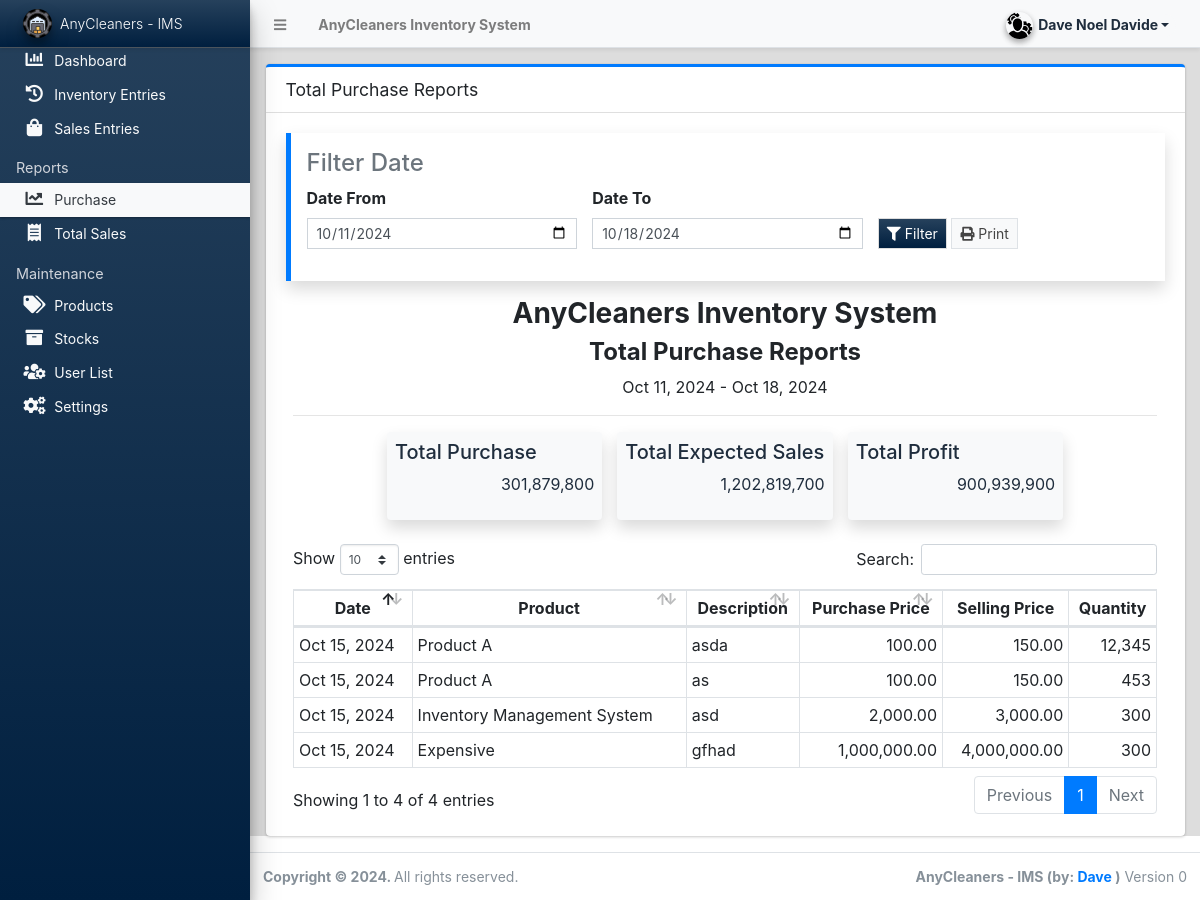
Screenshot of /admin/?page=reports/purchases (signed in) with the database file from the repository.
### tables this page shows
CREATE TABLE `inventory_entries` (
  `id` int(30) NOT NULL,
  `product_id` int(30) NOT NULL,
  `entry_code` varchar(100) DEFAULT NULL,
  `entry_date` date NOT NULL,
  `description` text DEFAULT NULL,
  `user_id` int(30) DEFAULT NULL,
  `date_created` datetime DEFAULT current_timestamp(),
  `date_updated` datetime DEFAULT current_timestamp() ON UPDATE current_timestamp(),
  `quantity` int(11) NOT NULL DEFAULT 0
);

CREATE TABLE `products` (
  `id` int(30) NOT NULL,
  `name` text NOT NULL,
  `description` text DEFAULT NULL,
  `delete_flag` tinyint(1) DEFAULT 0,
  `date_created` datetime DEFAULT current_timestamp(),
  `date_updated` datetime DEFAULT current_timestamp() ON UPDATE current_timestamp(),
  `purchase_price` decimal(10,2) NOT NULL DEFAULT 0.00,
  `selling_price` decimal(10,2) NOT NULL DEFAULT 0.00
);

### classes/DBConnection.php (called while the page is built, shortened)
<?php
class DBConnection{
    private $host = DB_SERVER;
    private $username = DB_USERNAME;
    private $password = DB_PASSWORD;
    private $database = DB_NAME;
    public $conn;
    public function __construct(){
        if (!isset($this->conn)) {
            $this->conn = new mysqli($this->host, $this->username, $this->password, $this->database);
        }
    }
}
?>

### classes/SystemSettings.php (called while the page is built, shortened)
<?php
class SystemSettings extends DBConnection{
	function info($field=''){
		if(!empty($field)){
			if(isset($_SESSION['system_info'][$field]))
				return $_SESSION['system_info'][$field];
			else
				return false;
		}else{
			return false;
		}
	}
}
$_settings = new SystemSettings();
?>

### admin/reports/purchases.php (the view, shortened to what this page needs)
<?php
function format_num($number)
{
    $num_ex = explode('.', $number);
    $decimals = isset($num_ex[1]) ? strlen($num_ex[1]) : 0;
    return number_format($number, $decimals);
}
$from = isset($_GET['from']) ? $_GET['from'] : date("Y-m-d", strtotime(date('Y-m-d') . " -1 week"));
$to = isset($_GET['to']) ? $_GET['to'] : date("Y-m-d");
$limit = 10;
$page = isset($_GET['page']) ? (int)$_GET['page'] : 1;
if ($page < 1) {
    $page = 1;
}
$offset = ($page - 1) * $limit;
$total_purchase = 0;
$total_selling = 0;
$inventory = $conn->query("SELECT ie.entry_date, p.id AS product_id, p.name as product_name, ie.description,
p.purchase_price, p.selling_price,
LEAST(ie.quantity, s.available_stocks) as quantity,
(p.purchase_price * LEAST(ie.quantity, s.available_stocks)) as total_purchase,
(p.selling_price * LEAST(ie.quantity, s.available_stocks)) as total_selling
FROM inventory_entries ie
INNER JOIN products p ON ie.product_id = p.id
INNER JOIN stocks s ON ie.product_id = s.product_id
WHERE ie.entry_date BETWEEN '{$from}' AND '{$to}'
LIMIT $limit OFFSET $offset");
$inventory_items = [];
while ($row = $inventory->fetch_assoc()) {
    $total_purchase += $row['total_purchase'];
    $total_selling += $row['total_selling'];
    $inventory_items[] = $row;
}
?>
<div class="card card-outline card-primary">
    <div class="card-header">
        <h3 class="card-title">Total Purchase Reports</h3>
    </div>
    <div class="card-body">
        <div class="callout border-primary shadow rounded-0">
            <h4 class="text-muted">Filter Date</h4>
            <form action="" id="filter">
                <div class="row align-items-end">
                    <div class="col-md-4 form-group">
                        <label for="from" class="control-label">Date From</label>
                        <input type="date" id="from" name="from" value="<?= $from ?>" class="form-control form-control-sm rounded-0">
                    </div>
                    <div class="col-md-4 form-group">
                        <label for="to" class="control-label">Date To</label>
                        <input type="date" id="to" name="to" value="<?= $to ?>" class="form-control form-control-sm rounded-0">
                    </div>
                    <div class="col-md-4 form-group">
                        <button class="btn btn-default bg-gradient-navy btn-flat btn-sm" type="submit">
                            <i class="fa fa-filter"></i> Filter
                        </button>
                        <button class="btn btn-default border btn-flat btn-sm" id="printButton" type="button">
                            <i class="fa fa-print"></i> Print
                        </button>
                    </div>
                </div>
            </form>
        </div>
        <div class="container-fluid" id="outprint">
            <h3 class="text-center"><b><?= $_settings->info('name') ?></b></h3>
            <h4 class="text-center"><b>Total Purchase Reports</b></h4>
            <?php if ($from == $to): ?>
                <p class="m-0 text-center"><?= date("M d, Y", strtotime($from)) ?></p>
            <?php else: ?>
                <p class="m-0 text-center"><?= date("M d, Y", strtotime($from)) . ' - ' . date("M d, Y", strtotime($to)) ?></p>
            <?php endif; ?>
            <hr>
            <div class="container mt-3" style="max-width: 80%;">
                <div class="row">
                    <div class="col-md-4">
                        <div class="bg-light p-2 rounded shadow">
                            <h5>Total Purchase</h5>
                            <p class="text-right"><?= format_num($total_purchase) ?></p>
                        </div>
                    </div>
                    <div class="col-md-4">
                        <div class="bg-light p-2 rounded shadow">
                            <h5>Total Expected Sales</h5>
                            <p class="text-right"><?= format_num($total_selling) ?></p>
                        </div>
                    </div>
                    <div class="col-md-4">
                        <div class="bg-light p-2 rounded shadow">
                            <h5>Total Profit</h5>
                            <p class="text-right"><?= format_num($total_selling - $total_purchase) ?></p>
                        </div>
                    </div>
                </div>
            </div>
            <br>
            <table class="table table-hover table-bordered" id="reportsTable">
                <thead>
                    <tr>
                        <th class="text-center">Date</th>
                        <th class="text-center">Product</th>
                        <th class="text-center">Description</th>
                        <th class="text-center">Purchase Price</th>
                        <th class="text-center">Selling Price</th>
                        <th class="text-center">Quantity</th>
                    </tr>
                </thead>
                <tbody>
                    <?php
                    foreach ($inventory_items as $row):
                    ?>
                        <tr>
                            <td><?= date("M d, Y", strtotime($row['entry_date'])) ?></td>
                            <td><?= $row['product_name'] ?></td>
                            <td><?= $row['description'] ?></td>
                            <td class="text-right"><?= format_num($row['purchase_price']) ?></td>
                            <td class="text-right"><?= format_num($row['selling_price']) ?></td>
                            <td class="text-right"><?= format_num($row['quantity']) ?></td>
                        </tr>
                    <?php endforeach; ?>
                </tbody>
            </table>
        </div>
    </div>
</div>

### rows the page displays
inventory_entries: entry_date "Oct 15, 2024", product.name "Product A", description "asda", product.purchase_price "100.00", product.selling_price "150.00", quantity "12,345"
inventory_entries: entry_date "Oct 15, 2024", product.name "Product A", description "as", product.purchase_price "100.00", product.selling_price "150.00", quantity "453"
inventory_entries: entry_date "Oct 15, 2024", product.name "Inventory Management System", description "asd", product.purchase_price "2,000.00", product.selling_price "3,000.00", quantity "300"
inventory_entries: entry_date "Oct 15, 2024", product.name "Expensive", description "gfhad", product.purchase_price "1,000,000.00", product.selling_price "4,000,000.00", quantity "300"

### other values shown
$_settings->info('name') "AnyCleaners Inventory System"
$_settings->userdata('firstname').' '.$_settings->userdata('lastname') "Dave Noel Davide"
$_settings->info('short_name') "AnyCleaners - IMS"
date("M d, Y", strtotime($from)) "Oct 11, 2024"
date("M d, Y", strtotime($to)) "Oct 18, 2024"
format_num($total_purchase) "301,879,800"
format_num($total_selling) "1,202,819,700"
format_num($total_selling - $total_purchase) "900,939,900"
